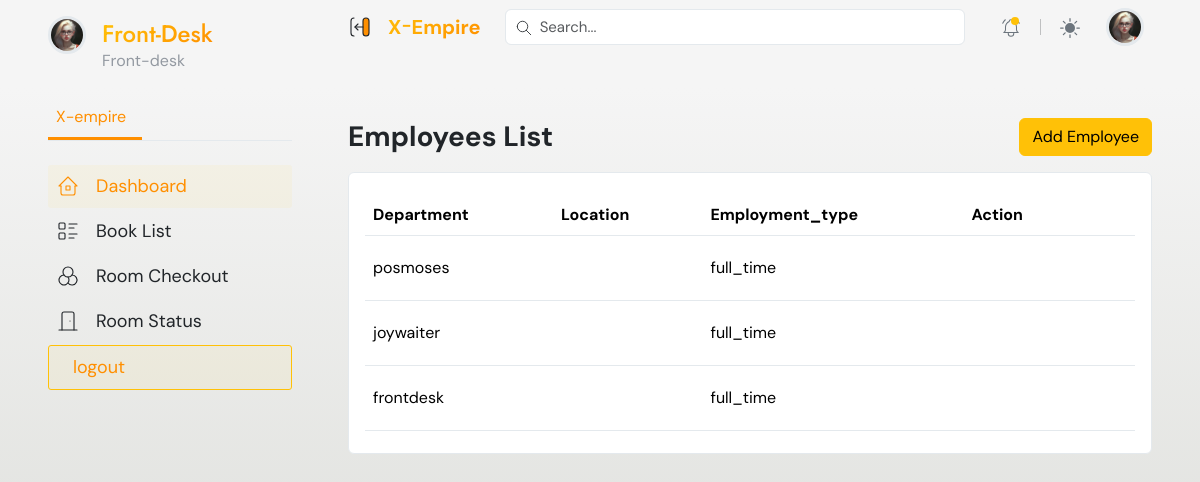
The app's page /hrm/departments/employees/, older data.
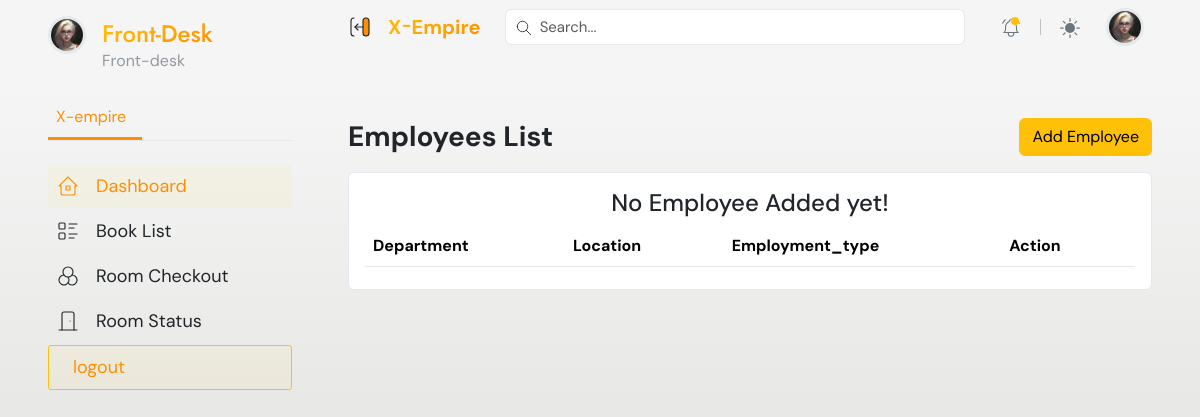
The same page, newer data.
### hrm/models.py (models this page shows, shortened)
class Employee(models.Model):
    user = models.OneToOneField(User, on_delete=models.CASCADE, related_name='employee_profile', null=True, blank=True)
    department_location = models.ForeignKey(DepartmentLocation, on_delete=models.CASCADE, related_name='employee_department',blank=True, null=True)
    emergency_contact_name = models.CharField(max_length=255, null=True, blank=True)
    emergency_contact_relationship = models.CharField(max_length=255, null=True, blank=True)
    emergency_contact_phone = models.CharField(max_length=20, null=True, blank=True, )
    skills = models.ManyToManyField('Skill', related_name='employees', blank=True)
    certifications = models.ManyToManyField('Certification', related_name='employees', blank=True)
    contract_type = models.CharField(max_length=50, choices=[('full_time', 'Full-Time'), ('part_time', 'Part-Time'), ('temporary', 'Temporary')], null=True, blank=True)
    contract_start_date = models.DateField(null=True, blank=True)
    contract_end_date = models.DateField(null=True, blank=True)
    contract_renewal_date = models.DateField(null=True, blank=True)

### accounts/models.py (models this page shows, shortened)
class User(AbstractUser):
    email = models.EmailField(unique=True)
    phone = models.CharField(max_length=100, null=True, blank=True)
    is_admin = models.BooleanField(default=False)
    is_supervisor = models.BooleanField(default=False)
    is_account_officer = models.BooleanField(default=False)
    is_frontdesk_officer = models.BooleanField(default=False)
    is_pos_officer = models.BooleanField(default=False)
    is_worker = models.BooleanField(default=False)
    active_status = models.BooleanField(default=False)
    t_and_c = models.BooleanField(default=False)
    def __str__(self):
        return self.username

### hrm/views.py (the view)
# urls.py: path('departments/employees/', views.employee_list, name='employees'),
def employee_list(request):
    employees = Employee.objects.all()
    form = EmployeeForm()
    context = {
        'employees': employees,
        'form':form,
        }
    return render(request, 'pages/employee_list.html', context)

### hrm/models.py (called while the page is built)
    def __str__(self):
        return f"{self.name} -> {self.department.name}"

### hrm/templates/pages/employee_list.html (shortened to what this page needs)
{% extends 'dashboard_base.html' %}
{% load static %}
{% block content %}
    <main class="container-fluid px-0">
        {% if request.user.is_admin %}
            {% include '../partials/menubars/admin_sidebar.html' %}
        {% elif request.user.is_supervisor %}
            {% include '../partials/menubars/supervisor_sidebar.html' %}
        {% elif request.user.is_account_officer %}
            {% include '../partials/menubars/accounting_sidebar.html' %}
        {% else %}
            {% include '../partials/menubars/frontdesk_sidebar.html' %}
        {% endif %}
        <div class="content">
            {% include '../partials/top_header.html' %}
            <div class="px-xl-5 px-lg-4 px-3 py-3 mt-5 page-body">
                <div class="row g-3">
                    <div class="col-sm-12">
                        <div class="d-flex align-items-center justify-content-between flex-wrap">
                            <h3 class="fw-bold mb-0"> Employees List</h3>
                            <div class="col-auto d-flex w-sm-100">
                                <button type="button" class="btn btn-warning" data-bs-toggle="offcanvas" data-bs-target="#add-department" aria-controls="add-department">Add Employee</button>
                            </div>
                        </div>
                    </div>
                    <div class="col-sm-12">
                        <div class="card">
                            <div class="card-body">
                                <table class="table dataTable align-middle table-hover table-body" style="width: 100%;">
                                    <thead>
                                        <tr>
                                            <th>Department</th>
                                            <th>Location</th>
                                            <th>Employment_type</th>
                                            <th>Action</th>
                                        </tr>
                                    </thead>
                                    <tbody>
                                        {% if employees %}
                                            {% for employee in employees %}
                                                <tr>
                                                    <td>{{ employee.user }}</td>
                                                    <td>{{ employee.department }}</td>
                                                    <td> {{employee.contract_type}}</td>
                                                    <td>
                                                        <button type="button" class="btn" data-bs-toggle="offcanvas" data-bs-target="#edit-room" aria-controls="edit-room"><i class="fa fa-pencil-square fa-2x"></i></button>
                                                        <a href="#" data-url="{% url 'hrm:employee_delete' 0 %}" onclick="deleteEmployee(event, {{ employee.id }})" class="btn"><i class="fa fa-trash text-danger fa-2x"></i></a>
                                                    </td>
                                                </tr>
                                            {% endfor %}
                                        {% else %}
                                            <div class="text-center">
                                                <h4> No Employee Added yet! </h4>
                                            </div>
                                        {% endif %}
                                    </tbody>
                                </table>
                            </div>
                        </div>
                    </div>
                </div>
            </div>
            </main>
{% endblock %}

Row changes from the older to the newer data that the page shows:
removed Employee: user "posmoses", contract_type "full_time"
removed Employee: user "joywaiter", contract_type "full_time"
removed Employee: user "frontdesk", contract_type "full_time"
Text that changed along with them:
text now shown: "No Employee Added yet!"
